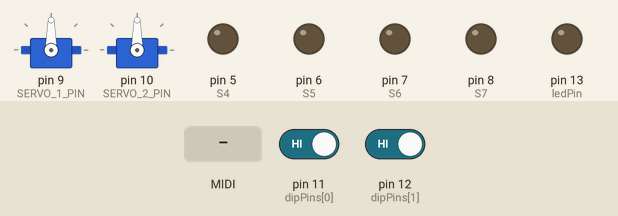
This sketch was run on a simulated Arduino Uno, built with avr-gcc and run on an emulated ATmega328P. On the bench: 2 × servo, output pins drawn as LEDs (lit = HIGH). The test bench sets the inputs (shaded band); at power-on: pin 11 (dipPins[0]) HIGH, pin 12 (dipPins[1]) HIGH. MIDI output is not drawn.

Above: at 1.2 s.
1.3 s: MIDI note 36 received
At 1.45 s:
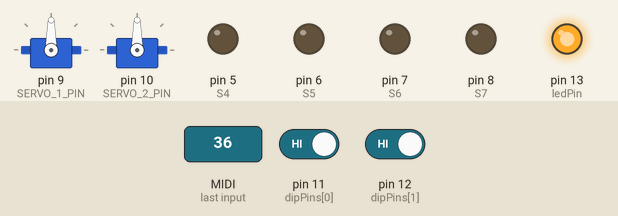
Timing chart, 0 to 4.3 s (numbered marks = the images above; inputs shaded):
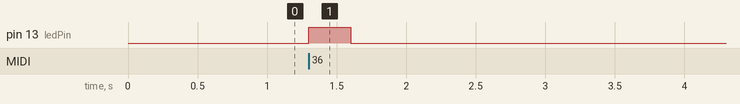

The sketch:

Music_Machine_Controller.ino
```cpp
/**
 * Mehackit Music Machine Solenoid Controller
 *
 * Solenoid controller is a custom ATMEGA board that takes in MIDI
 * and opens VIN current through a corresponding transistor i.e. triggers
 * a salonoid based on the incoming MIDI.
 *
 * A 3 bit DIP-switch defines the MIDI notes. 0 is notes 0-7, 1 is 8-15 etc.
 * When a MIDI note on is received, a solenoid is triggered for 50ms. All midi
 * is passed to MIDI through.
 *
 * Otso Sorvettula / Mehackit 2017
 */

#include <MIDI.h>  // Add Midi Library
#include <Servo.h>

#define ledPin 13
#define S1 2
#define S2 3
#define S3 4
#define S4 5
#define S5 6
#define S6 7
#define S7 8
#define ammountOfSolenoids 7
#define ammountOfNotes 9
#define SERVO_1_PIN 9
#define SERVO_2_PIN 10
#define SERVO_1_NOTE 7
#define SERVO_2_NOTE 8

int solenoids[ammountOfSolenoids] = {S1, S2, S3, S4, S5, S6, S7};
int dipPins[2] = {11,12};
int scale = 0;
long notesOff[ammountOfSolenoids];
unsigned long noteLength = 30;
unsigned long now = 0;
boolean servo1AtOrigin = true;
boolean servo2AtOrigin = true;
Servo servo1;
Servo servo2;

//Create an instance of the library with default name, serial port and settings
MIDI_CREATE_DEFAULT_INSTANCE();

void setup() {
  pinMode(S1, OUTPUT);
  pinMode(S2, OUTPUT);
  pinMode(S3, OUTPUT);
  pinMode(S4, OUTPUT);
  pinMode(S5, OUTPUT);
  pinMode(S6, OUTPUT);
  pinMode(S7, OUTPUT);
  pinMode(ledPin, OUTPUT);

  for (int i = 0; i < 3; ++i) {
    pinMode(dipPins[i], INPUT_PULLUP);
  }

  for (int i = 0; i < ammountOfSolenoids; i++) {
    notesOff[i] = 0;
  }

  scale = getDipPinsValToInt();

  MIDI.begin(MIDI_CHANNEL_OMNI); //Listen to all MIDI channels
  MIDI.setHandleNoteOn(MyHandleNoteOn);
  MIDI.setHandleNoteOff(MyHandleNoteOff);

  servo1.attach(SERVO_1_PIN);
  servo2.attach(SERVO_2_PIN);
  //servo1.write(0);
  //servo2.write(0);
}

void loop() { // Main loop
  MIDI.read(); // Continuously check if Midi data has been received.
  now = millis();
  for (int i = 0; i < ammountOfSolenoids; i++) {
    if (notesOff[i] < now) {
      digitalWrite(solenoids[i], LOW);
    }
  }
}

int getDipPinsValToInt() {
  byte result = 0;
  for (int i = 0; i < 2; ++i) {
    bool switchOn = digitalRead(dipPins[i]);
    if (switchOn) {
      result = result | (1 << i);
    }
  }
  return (int) result;
}

// MyHandleNoteON is the function that will be called by the Midi Library
// when a MIDI NOTE ON message is received.
// It will be passed bytes for Channel, Pitch, and Velocity
void MyHandleNoteOn(byte channel, byte pitch, byte velocity) {
  digitalWrite(ledPin, HIGH);
  int note = pitch - ammountOfNotes * scale;
  if (note >= 0 && note < ammountOfNotes) {
    if (note < ammountOfSolenoids) {
      digitalWrite(solenoids[note], HIGH);
      notesOff[note] = millis() + noteLength;
    } else {
      turnServo(note);
    }
  }
}


void turnServo(int note) {
  if (note == SERVO_1_NOTE) {
    if (servo1AtOrigin) {
      servo1.write(150);
    } else {
      servo1.write(30);
    }
    servo1AtOrigin = !servo1AtOrigin;
  } else if (note == SERVO_2_NOTE) {
    if (servo2AtOrigin) {
      servo2.write(150);
    } else {
      servo2.write(30);
    }
    servo2AtOrigin = !servo2AtOrigin;
  }
}

// MyHandleNoteOFF is the function that will be called by the Midi Library
// when a MIDI NOTE OFF message is received.
// * A NOTE ON message with Velocity = 0 will be treated as a NOTE OFF message *
// It will be passed bytes for Channel, Pitch, and Velocity
void MyHandleNoteOff(byte channel, byte pitch, byte velocity) {
  digitalWrite(ledPin, LOW);
}
```

Measured:
- after the input at 1.3 s, pin 13 (ledPin): LOW → HIGH at once, → LOW 0.30 s later
